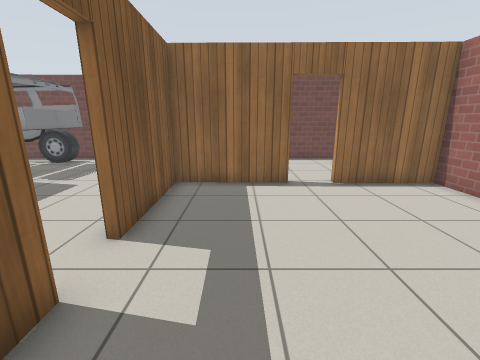
View 1 (above)

19 first-person views from a walk through a Gazebo world. The camera is 1.2 m above the floor, tilts 14° down and sees 90° across. The floor is counted in squares, 0.5 m on a side. Each view is taken from the middle of a square. On the plan, view 1 faces up. The plan holds only what a view shows up to about 16 squares ahead; the rest is blank. Gazebo's built-in surfaces are drawn with simple patterns. Some stock models are drawn as simple stand-ins.

View 2
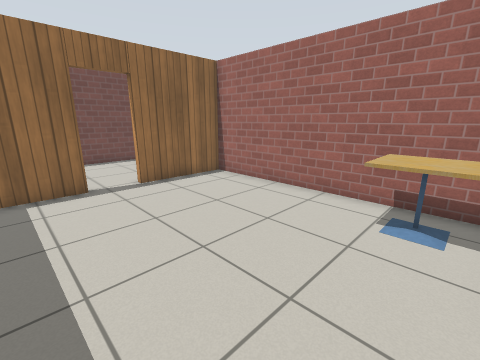

View 3
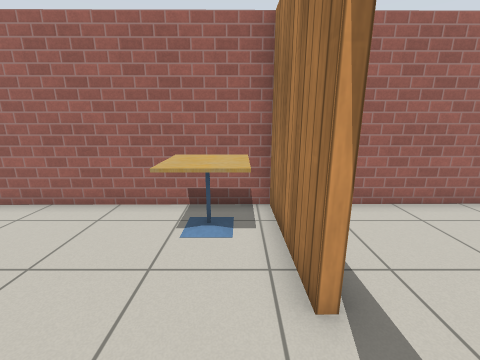

View 4
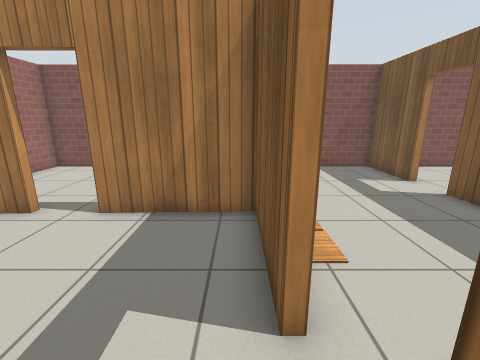

View 5
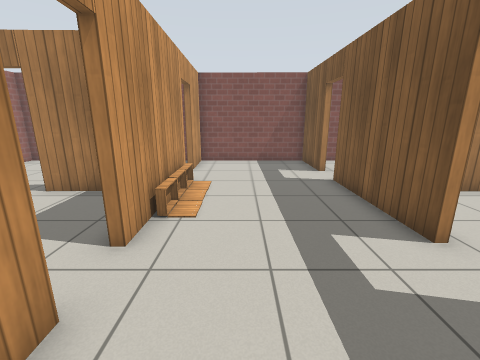

View 6
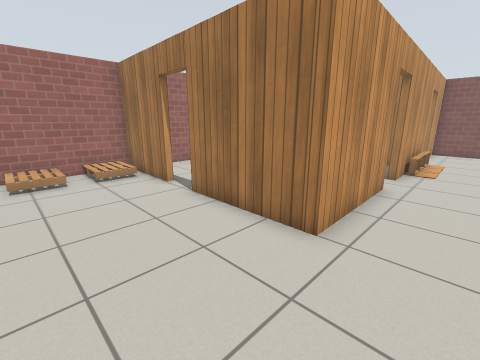

View 7
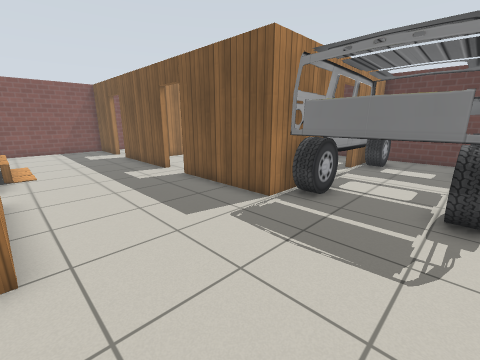

View 8
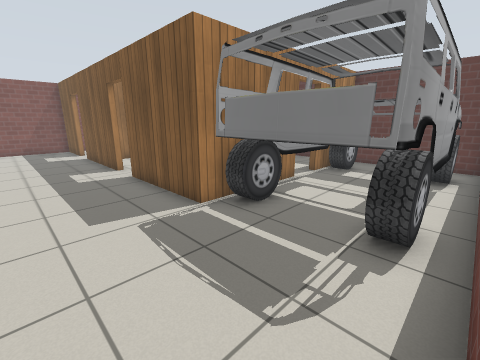

View 9
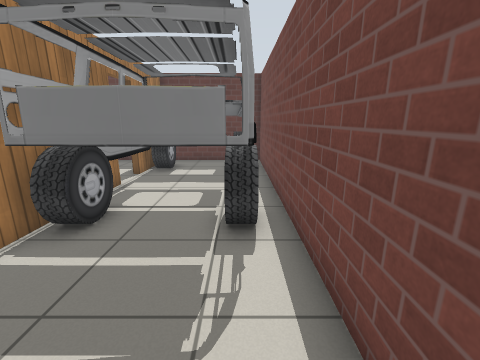

View 10
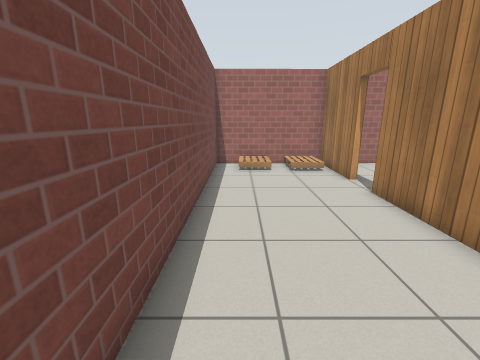

View 11
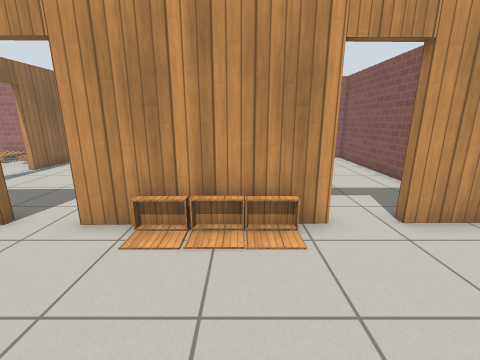

View 12
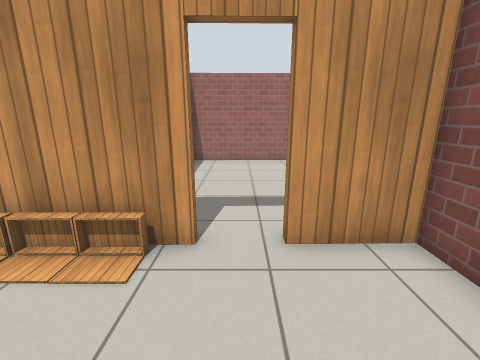

View 13
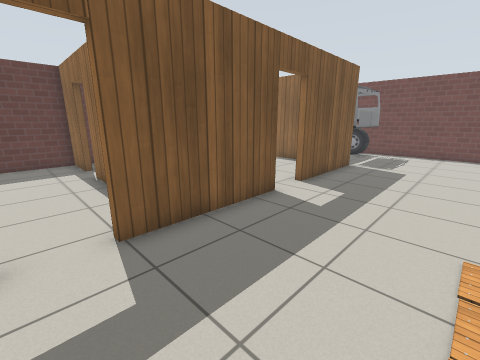

View 14
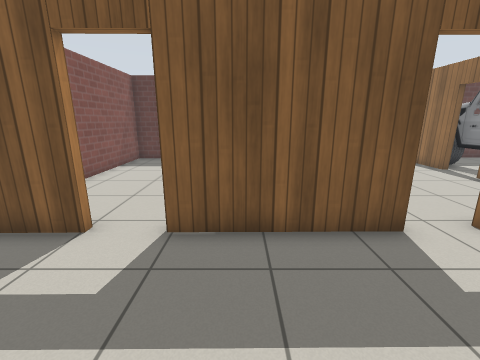

View 15
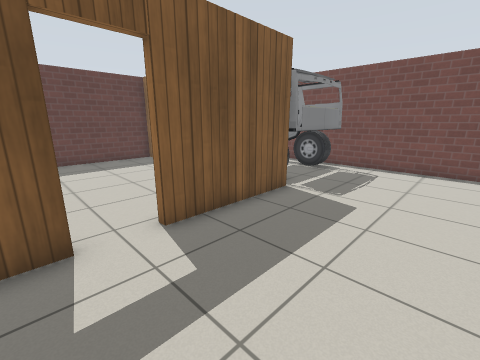

View 16
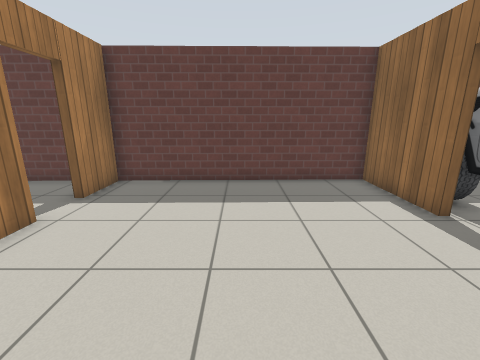

View 17
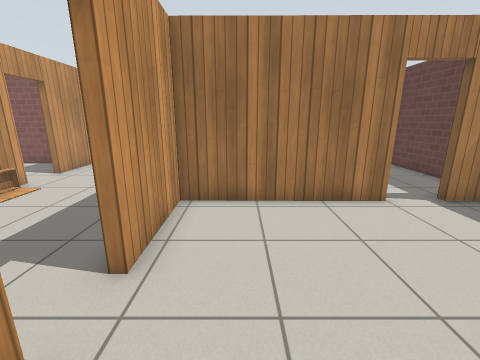

View 18
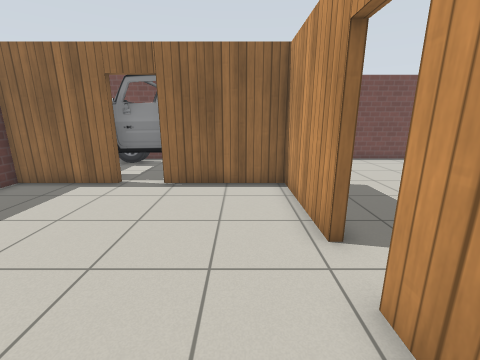

View 19
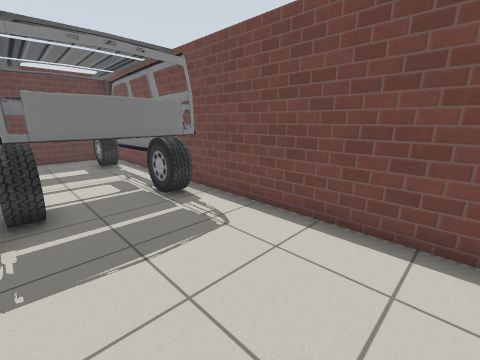

### Floor plan
Ten units are one square. View 1 is at (0, 0); x grows to the right and y downward. Boxes are objects, and circles mark ways between rooms. Rooms are numbered by the first view taken in them; rooms with no view inside come last. Other rooms are left out.
<svg viewBox="-203 -158 285 239">
<path fill="none" stroke="#000" d="M-25 -28 -24 -16M20 -91 -25 -91 -25 -45M35 10 77 9 76 -90 37 -91M35 11 43 11M-24 3 -24 11 18 11M-28 -45 -28 -95 19 -94M-89 -95 -89 -44M-27 -14 -28 -28M-89 -27 -88 26M37 -94 76 -94 76 -153 -151 -152M-27 31 -27 23M-88 44 -88 75 -26 75 -27 49M-156 10 -92 10 -92 -27M-158 -92 -197 -92 -195 9 -172 10M-92 -44 -92 -92 -140 -92M-141 13 -155 13M-172 12 -195 12 -194 75 -102 75M-19 75 77 76 77 11M-124 -96 -89 -95M-141 -96 -126 -96M-177 -96 -158 -96M-151 -152 -198 -152 -197 -99"/>
<rect x="-35" y="-5" width="10" height="20" fill="#bbb"><title>other object</title></rect>
<rect x="-35" y="-15" width="10" height="10" fill="#bbb"><title>other object</title></rect>
<rect x="45" y="-15" width="30" height="20" fill="#bbb"><title>cafe table</title></rect>
<rect x="-35" y="15" width="10" height="10" fill="#bbb"><title>other object</title></rect>
<rect x="55" y="-115" width="20" height="20" fill="#bbb"><title>pallet</title></rect>
<rect x="55" y="-145" width="20" height="20" fill="#bbb"><title>pallet</title></rect>
<rect x="-185" y="-145" width="100" height="50" fill="#bbb"><title>car</title></rect>
<circle cx="-30" cy="-35" r="3" fill="#2a7"/>
<circle cx="25" cy="-90" r="3" fill="#2a7"/>
<circle cx="25" cy="10" r="3" fill="#2a7"/>
<circle cx="-90" cy="-35" r="3" fill="#2a7"/>
<circle cx="-90" cy="35" r="3" fill="#2a7"/>
<circle cx="-26" cy="42" r="3" fill="#2a7"/>
<circle cx="-165" cy="10" r="3" fill="#2a7"/>
<text x="20" y="-40">1</text>
<text x="-40" y="-70">2</text>
<text x="-150" y="-40">3</text>
<text x="-150" y="40">4</text>
<text x="30" y="40">5</text>
<text x="-130" y="-120">6</text>
<text x="-180" y="-120">7</text>
</svg>
Room 1 opens to room 2. Room 1 opens to room 5. Room 2 opens to room 3. Room 2 opens to room 4. Room 2 opens to room 5. Room 3 opens to room 4.

Where each view was taken, in squares from view 1:
view 1: 0 up, 0 right, facing up
view 2: 0 up, 0 right, facing up-right
view 3: 0 up, 1 right, facing right
view 4: 5 up, 2 left, facing down
view 5: 7 up, 5 left, facing down
view 6: 14 up, 5 left, facing down-right
view 7: 14 up, 3 left, facing down-left
view 8: 15 up, 5 left, facing down-left
view 9: 14 up, 5 left, facing left
view 10: 14 up, 6 left, facing right
view 11: 1 down, 8 left, facing right
view 12: 4 down, 7 left, facing right
view 13: 4 down, 4 left, facing up-left
view 14: 1 down, 4 left, facing left
view 15: 2 up, 4 left, facing up-left
view 16: 4 up, 10 left, facing left
view 17: 6 up, 11 left, facing down
view 18: 0 up, 11 left, facing up
view 19: 10 up, 3 left, facing up-left
